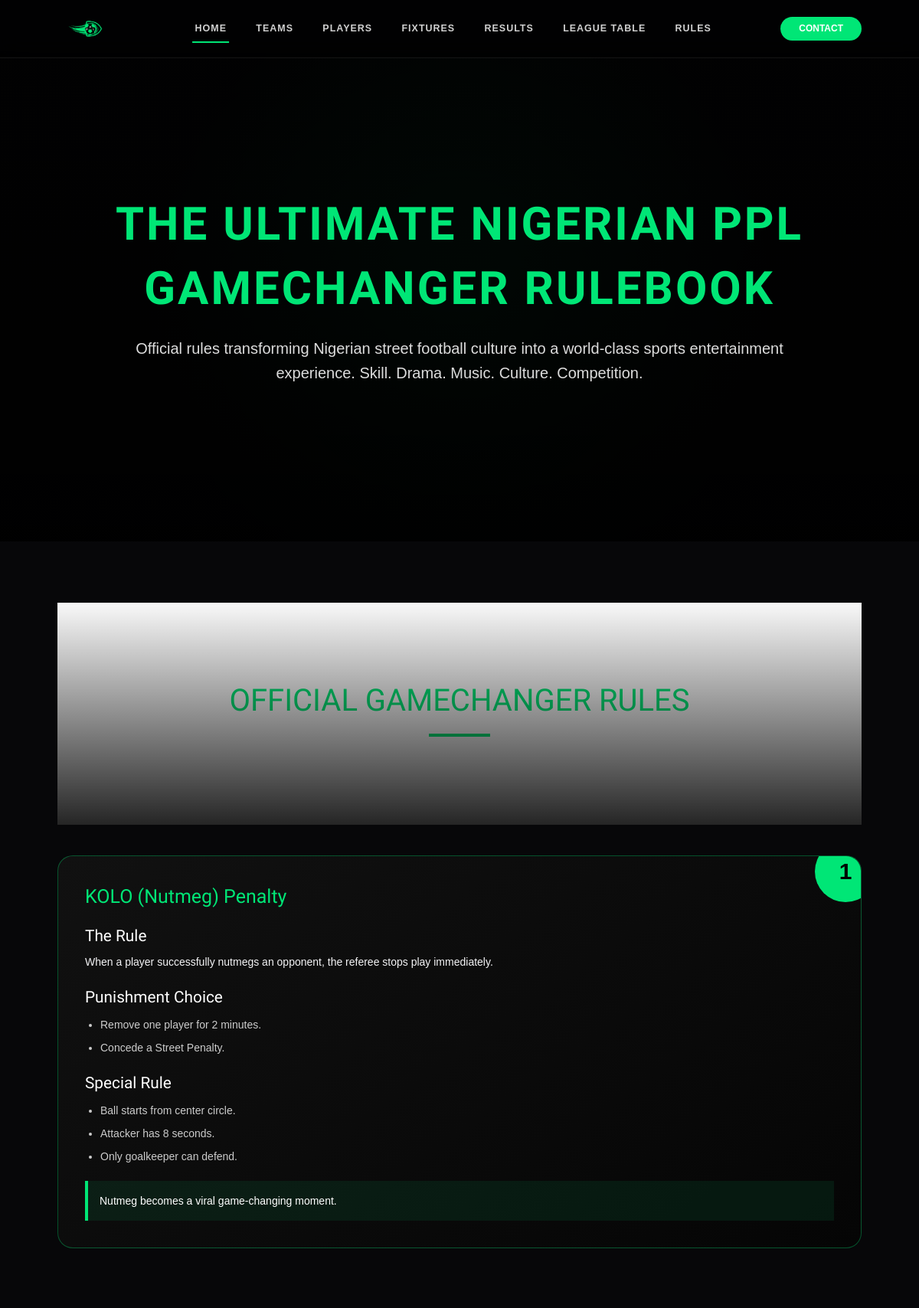
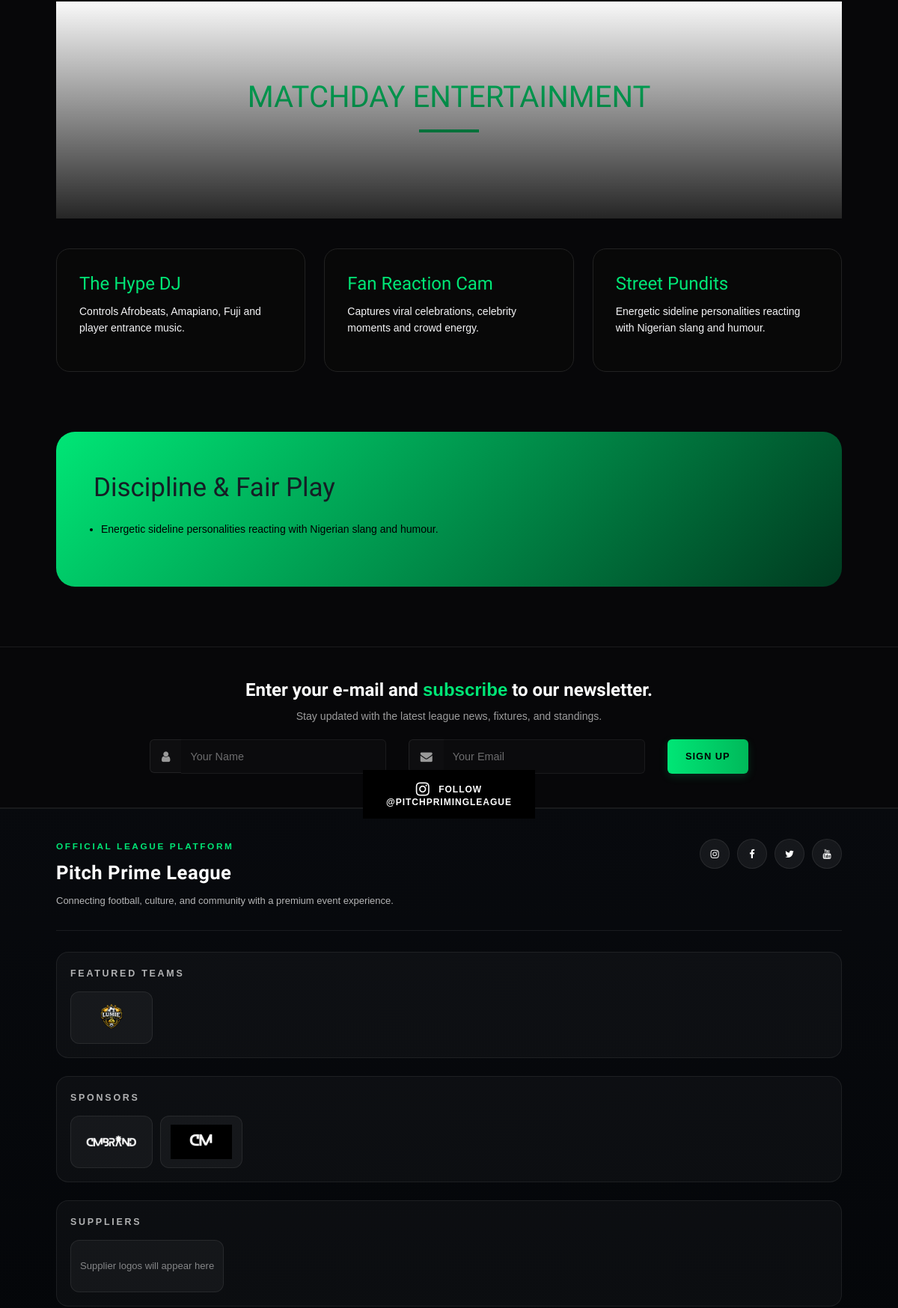
Screenshot of /rules/ (upper part) with the database file from the repository (2 pictures, top to bottom).
### core/models.py (models this page shows, shortened)
class GameRule(models.Model):
    number = models.PositiveIntegerField()
    title = models.CharField(max_length=200)
    rule_description = models.TextField()
    punishment = models.TextField(
        blank=True,
        help_text="Use each point on a new line"
    )
    special_rule = models.TextField(
        blank=True,
        help_text="Use each point on a new line"
    )
    highlight = models.CharField(
        max_length=300,
        blank=True
    )

class EntertainmentFeature(models.Model):
    title = models.CharField(max_length=200)
    description = models.TextField()

class DisciplineRule(models.Model):
    rule = models.CharField(max_length=300)

class PartnerLogo(models.Model):
    CATEGORY_CHOICES = [
        ('sponsor', 'Sponsor'),
        ('supplier', 'Supplier'),
    ]
    name = models.CharField(max_length=150)
    category = models.CharField(max_length=20, choices=CATEGORY_CHOICES)
    logo = models.ImageField(upload_to='partner_logos/')
    website = models.URLField(blank=True)
    is_active = models.BooleanField(default=True)
    sort_order = models.PositiveIntegerField(default=0)
    class Meta:
        ordering = ['sort_order', 'name']

### league/models.py (models this page shows, shortened)
class Team(models.Model):
    season = models.ForeignKey(
        Season,
        on_delete=models.CASCADE,
        related_name='teams'
    )
    president = models.OneToOneField(
        'accounts.President',
        on_delete=models.PROTECT,
        related_name='team',
    )
    name = models.CharField(max_length=150)
    logo = models.ImageField(upload_to='team_logos/', blank=True, null=True)
    foundation_year = models.PositiveIntegerField(
        blank=True,
        null=True
    )
    cover_image = models.ImageField(
    upload_to='team_covers/',
    blank=True,
    null=True
)
    manager_name = models.CharField(
        max_length=150,
        blank=True
    )
    description = models.TextField(blank=True)
    total_titles = models.PositiveIntegerField(
        default=0
    )
    location = models.CharField(
        max_length=150,
        blank=True
    )
    website = models.URLField(blank=True)
    facebook_url = models.URLField(blank=True)
    twitter_url = models.URLField(blank=True)
    youtube_url = models.URLField(blank=True)
    games_played = models.PositiveIntegerField(default=0)
    wins = models.PositiveIntegerField(default=0)
    draws = models.PositiveIntegerField(default=0)
    losses = models.PositiveIntegerField(default=0)
    total_points = models.PositiveIntegerField(default=0)
    goals_for = models.PositiveIntegerField(default=0)
    goals_against = models.PositiveIntegerField(default=0)
    class Meta:
        ordering = ['name']
        unique_together = ['season', 'name']

### core/views.py (the view)
# urls.py: path('rules/', views.rules, name='rules'),
def rules(request):
    context = {
        "rules": GameRule.objects.all(),
        "features": EntertainmentFeature.objects.all(),
        "discipline": DisciplineRule.objects.all(),
    }
    return render(
        request,
        "rules.html",
        context
    )

### templates/rules.html (shortened to what this page needs)
{% extends 'base.html' %}
{% load static %}
{% block content %}
<br> <br> <br>
<section class="hero">
<div>
<h1>
The Ultimate Nigerian PPL Gamechanger Rulebook
</h1>
<p>
Official rules transforming Nigerian street football culture into a world-class sports entertainment experience.
Skill. Drama. Music. Culture. Competition.
</p>
</div>
</section>
<div class="container">
<div class="section-title">
<h2>Official Gamechanger Rules</h2>
<span></span>
</div>
<div class="rules-grid">
<div class="rules-grid">
{% for rule in rules %}
<div class="rule-card">
<div class="number">
{{rule.number}}
</div>
<h3>
{{rule.title}}
</h3>
<h4>
The Rule
</h4>
<p>
{{rule.rule_description}}
</p>
{% if rule.punishment %}
<h4>
Punishment Choice
</h4>
<ul>
{% for item in rule.punishment.splitlines %}
<li>
{{item}}
</li>
{% endfor %}
</ul>
{% endif %}
{% if rule.special_rule %}
<h4>
Special Rule
</h4>
<ul>
{% for item in rule.special_rule.splitlines %}
<li>
{{item}}
</li>
{% endfor %}
</ul>
{% endif %}
{% if rule.highlight %}
<div class="highlight">
{{rule.highlight}}
</div>
{% endif %}
</div>
{% endfor %}
</div>
</div>
<div class="section-title">
<h2>Matchday Entertainment</h2>
<span></span>
</div>
<div class="feature-box">
<div class="feature-box">
{% for feature in features %}
<div class="feature">
<h3>
{{feature.title}}
</h3>
<p>
{{feature.description}}
</p>
</div>
{% endfor %}
</div>
</div>
<div class="discipline">
<h2>Discipline & Fair Play</h2>
<ul>
{% for item in discipline %}
<li>
{{item.rule}}
</li>
{% endfor %}
</ul>
</div>
</div>
{% endblock %}

### templates/base.html (shortened to what this page needs)
{% load static%}
<!DOCTYPE html>
<html lang="en">
<head>
        <link href="{% static 'assets/css/main.css' %}" rel="stylesheet" media="screen">
        <link href="{% static 'assets/css/custom.css' %}" rel="stylesheet">
    </head>
    <body>
        <div id="layout">
            <nav class="navbar navbar-expand-lg navbar-dark fixed-top custom-navbar">
                <div class="container">
                    <a class="navbar-brand" href="{% url 'home' %}">
                        <img src="{% static 'img/logo-light.png' %}" alt="Pitch Prime League">
                    </a>
                    <div class="collapse navbar-collapse" id="mainNavbar">
                        <ul class="navbar-nav mx-auto">
                            <li class="nav-item active">
                                <a class="nav-link" href="{% url 'home' %}">Home</a>
                            </li>
                            <li class="nav-item">
                                <a class="nav-link" href="{% url 'league:team' %}">Teams</a>
                            </li>
                            <li class="nav-item">
                                <a class="nav-link" href="{% url 'accounts:player_list' %}">Players</a>
                            </li>
                            <li class="nav-item">
                                <a class="nav-link" href="{% url 'matches:fixture_list' %}">Fixtures</a>
                            </li>
                            <li class="nav-item">
                                <a class="nav-link" href="{% url 'matches:result_list' %}">Results</a>
                            </li>
                            <li class="nav-item">
                                <a class="nav-link" href="{% url 'league:season_list' %}">League Table</a>
                            </li>
                            <li class="nav-item">
                                <a class="nav-link" href="{% url 'rules' %}">Rules</a>
                            </li>
                        </ul>
                        <div class="navbar-nav">
                            <a href="{% url 'contact' %}" class="btn btn-primary btn-nav-cta px-4">Contact</a>
                        </div>
                    </div>
                </div>
            </nav>
            {% block content %} {% endblock %}
                <div class="section-newsletter no-margin">
                    <div class="container">
                        <div class="row">
                            <div class="col-md-12">
                                <div class="text-center">
                                    <h2>Enter your e-mail and <span class="text-resalt">subscribe</span> to our newsletter.</h2>
                                    <p>Stay updated with the latest league news, fixtures, and standings.</p>
                                </div>
                                <form id="newsletterForm" action="https://html.iwthemes.com/sportscup/run/php/mailchip/newsletter-subscribe.php">
                                    <div class="row justify-content-center">
                                        <div class="col-md-5 col-sm-12 mb-3 mb-md-0">
                                            <div class="input-group">
                                                <span class="input-group-addon">
                                                    <i class="fa fa-user"></i>
                                                </span>
                                                <input class="form-control" placeholder="Your Name" name="name" type="text" required="required">
                                            </div>
                                        </div>
                                        <div class="col-md-5 col-sm-12 mb-3 mb-md-0">
                                            <div class="input-group">
                                                <span class="input-group-addon">
                                                    <i class="fa fa-envelope"></i>
                                                </span>
                                                <input class="form-control" placeholder="Your Email" name="email" type="email" required="required">
                                            </div>
                                        </div>
                                        <div class="col-md-2 col-sm-12">
                                            <button class="btn btn-primary btn-block" type="submit" name="subscribe">SIGN UP</button>
                                        </div>
                                    </div>
                                </form>
                            </div>
                        </div>
                    </div>
                </div>
            <div class="instagram-btn">
                <div class="btn-instagram">
                    <i class="fa fa-instagram"></i>
                    FOLLOW
                    <a href="https://www.instagram.com/pitchprimeleague/" target="_blank">&#64;pitchprimingleague</a>
                </div>
            </div>
            <footer id="footer" class="site-footer">
                <div class="container">
                    <div class="site-footer-top">
                        <div class="site-footer-brand">
                            <p class="site-footer-eyebrow">Official League Platform</p>
                            <h2>Pitch Prime League</h2>
                            <p class="site-footer-copy">Connecting football, culture, and community with a premium event experience.</p>
                        </div>
                        <div class="site-footer-social">
                            <a href="https://www.instagram.com/pitchprimingleague/" target="_blank" rel="noopener"><i class="fa fa-instagram"></i></a>
                            <a href="#"><i class="fa fa-facebook"></i></a>
                            <a href="#"><i class="fa fa-twitter"></i></a>
                            <a href="#"><i class="fa fa-youtube"></i></a>
                        </div>
                    </div>
                    <div class="site-footer-logos">
                        <div class="site-footer-section">
                            <div class="site-footer-section-title">Featured Teams</div>
                            <div class="logo-strip">
                                {% if footer_teams %}
                                    {% for team in footer_teams %}
                                        <a href="{% url 'league:team_detail' team.pk %}" class="footer-logo-card" title="{{ team.name }}">
                                            {% if team.logo %}
                                                <img src="{{ team.logo.url }}" alt="{{ team.name }}">
                                            {% else %}
                                                <span>{{ team.name }}</span>
                                            {% endif %}
                                        </a>
                                    {% endfor %}
                                {% else %}
                                    <div class="footer-logo-card footer-logo-card-empty">Team logos will appear here</div>
                                {% endif %}
                            </div>
                        </div>
                        <div class="site-footer-section">
                            <div class="site-footer-section-title">Sponsors</div>
                            <div class="logo-strip">
                                {% if footer_sponsors %}
                                    {% for logo in footer_sponsors %}
                                        <a href="{{ logo.website|default:'#' }}" class="footer-logo-card" target="_blank" rel="noopener" title="{{ logo.name }}">
                                            {% if logo.logo %}
                                                <img src="{{ logo.logo.url }}" alt="{{ logo.name }}">
                                            {% else %}
                                                <span>{{ logo.name }}</span>
                                            {% endif %}
                                        </a>
                                    {% endfor %}
                                {% else %}
                                    <div class="footer-logo-card footer-logo-card-empty">Sponsor logos will appear here</div>
                                {% endif %}
                            </div>
                        </div>
                        <div class="site-footer-section">
                            <div class="site-footer-section-title">Suppliers</div>
                            <div class="logo-strip">
                                {% if footer_suppliers %}
                                    {% for logo in footer_suppliers %}
                                        <a href="{{ logo.website|default:'#' }}" class="footer-logo-card" target="_blank" rel="noopener" title="{{ logo.name }}">
                                            {% if logo.logo %}
                                                <img src="{{ logo.logo.url }}" alt="{{ logo.name }}">
                                            {% else %}
                                                <span>{{ logo.name }}</span>
                                            {% endif %}
                                        </a>
                                    {% endfor %}
                                {% else %}
                                    <div class="footer-logo-card footer-logo-card-empty">Supplier logos will appear here</div>
                                {% endif %}
                            </div>
                        </div>
                    </div>
                </div>
            </footer>
        </div>
</body>
</html>

### rows the page displays
GameRule: number "1", title "KOLO (Nutmeg) Penalty", rule_description "When a player successfully nutmegs an opponent, the referee stops play immediately.", splitlines "Remove one player for 2 minutes." "Concede a Street Penalty.", splitlines "Ball starts from center circle." "Attacker has 8 seconds." "Only goalkeeper can defend.", highlight "Nutmeg becomes a viral game-changing moment."
EntertainmentFeature: title "The Hype DJ", description "Controls Afrobeats, Amapiano, Fuji and player entrance music."
EntertainmentFeature: title "Fan Reaction Cam", description "Captures viral celebrations, celebrity moments and crowd energy."
EntertainmentFeature: title "Street Pundits", description "Energetic sideline personalities reacting with Nigerian slang and humour."
DisciplineRule: rule "Energetic sideline personalities reacting with Nigerian slang and humour."
Team: logo (picture)
PartnerLogo: logo (picture)
PartnerLogo: logo (picture)
